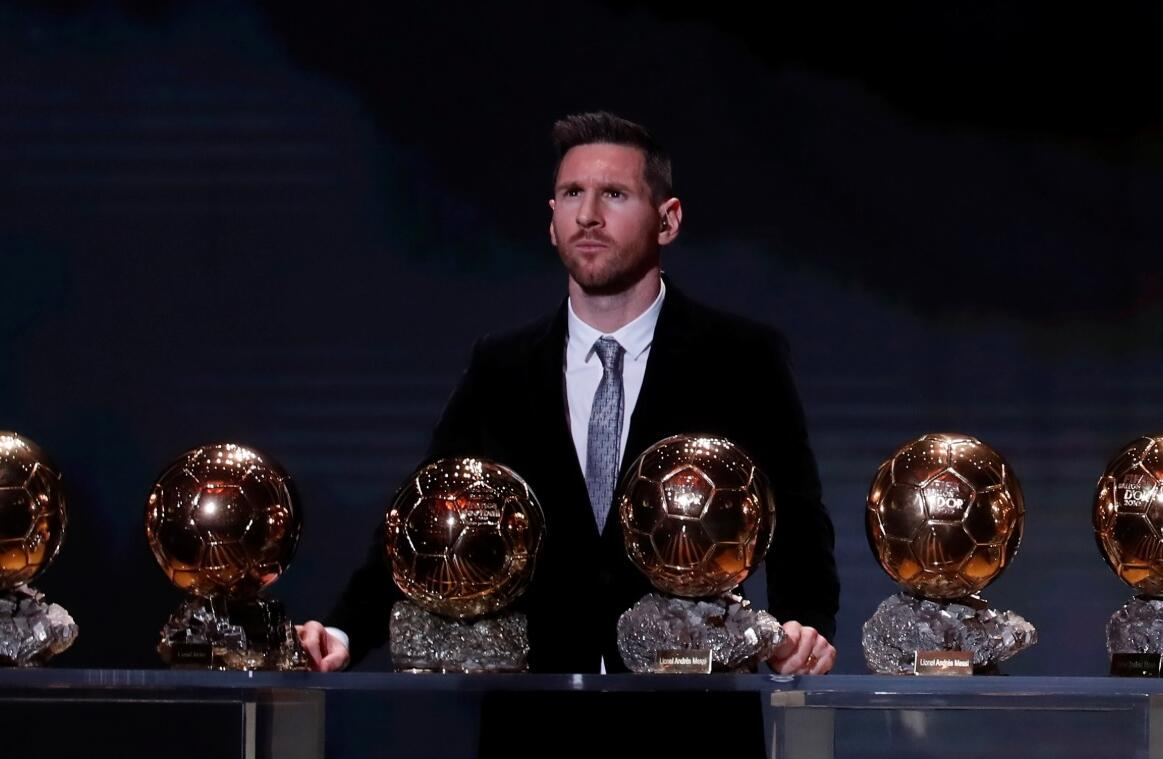
#> input picture model/dataset/lionel_messi/5de5fed30f25441e5823254c.jpg, 1163 x 759 px
$ jupyter execute --allow-errors sports_celebrity_classification.ipynb   (shell and % lines are left out)
#> lines starting #> are read from the running program, lines starting #| are printed output that depends on the picture; after the words box and inside, x2 and y2 are one past the last pixel; in counts of white or black regions, pixels touching at a corner belong together
<h2 style='color:blue' align='center'>Sports Celebrity Image Classification<h2>

Special thanks to Debjyoti Paul (My data scientist friend at Amazon) for help with this project

[cell 1]
import numpy as np
import cv2
import matplotlib
from matplotlib import pyplot as plt

#### When we look at any image, most of the time we identify a person using a face. An image might contain multiple faces, also the face can be obstructed and not clear. The first step in our pre-processing pipeline is to detect faces from an image. Once face is detected, we will detect eyes, if two eyes are detected then only we keep that image otherwise discard it.</h4>

<h3 style='color:purple'>(1) Preprocessing: Detect face and eyes</h3>

#### Now how do you detect face and eyes?

We will use haar cascade from opencv for this. Here is an article on this: https://opencv-python-tutroals.readthedocs.io/en/latest/py_tutorials/py_objdetect/py_face_detection/py_face_detection.html?highlight=haar

[cell 2]
img = cv2.imread('dataset/lionel_messi/5de5fed30f25441e5823254c.jpg')
#> img is the input picture: shape (759, 1163, 3); mean B, G, R 29, 22.3, 26.5
gray = cv2.cvtColor(img , cv2.COLOR_RGB2GRAY)
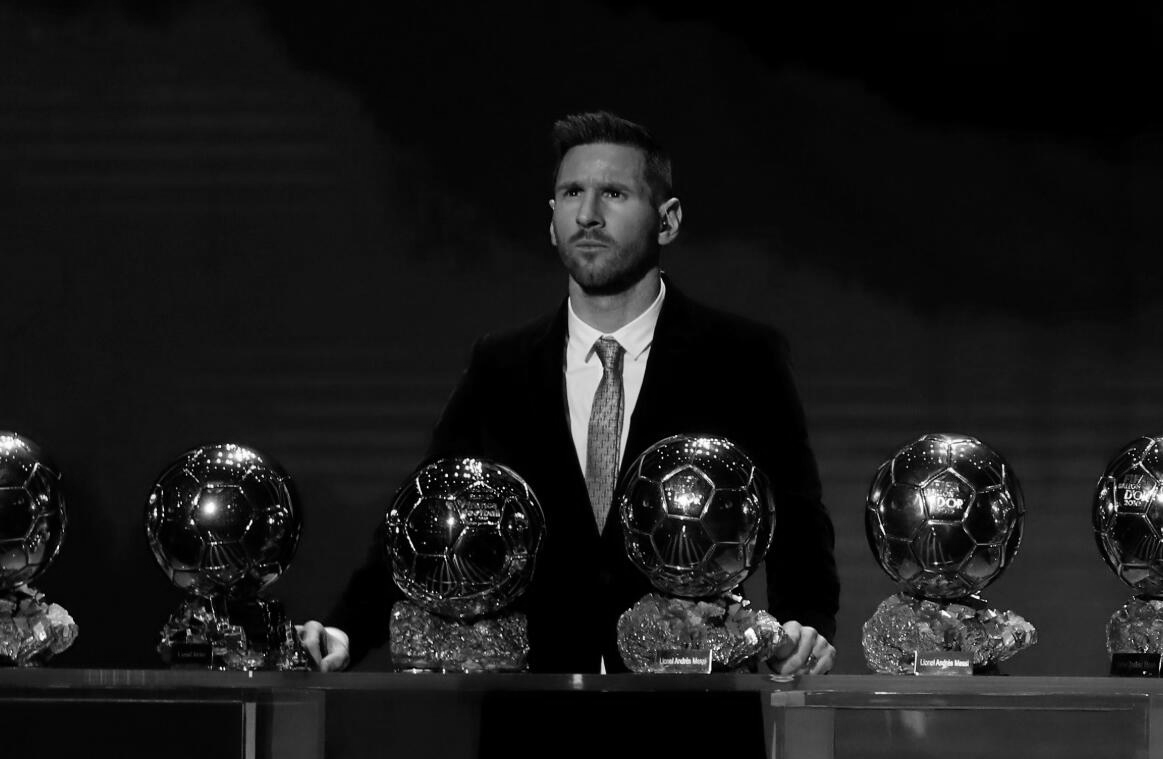
#> gray: shape (759, 1163); min 0, max 255, mean 24.9
plt.imshow(gray)

[cell 3]
plt.imshow(img)

[cell 4]
gray = cv2.cvtColor(img, cv2.COLOR_BGR2GRAY)
gray.shape
#> Out = (759, 1163)

[cell 5]
gray

[cell 6]
plt.imshow(gray, cmap='gray')

[cell 7]
face_cascade = cv2.CascadeClassifier('haarcascades/haarcascade_frontalface_default.xml')
eye_cascade = cv2.CascadeClassifier('haarcascades/haarcascade_eye.xml')

faces = face_cascade.detectMultiScale(gray, 1.3, 5)
#> faces = [[532, 147, 120, 120]]
faces
#> Out = [[532, 147, 120, 120]]

[cell 8]
(x,y,w,h) = faces[0]
#> x = 532; y = 147; w = 120; h = 120
x,y,w,h
#> Out = (532, 147, 120, 120)

[cell 9]
face_img = cv2.rectangle(img,(x,y),(x+w,y+h),(255,0,0),2)
plt.imshow(face_img)

[cell 10]
cv2.destroyAllWindows()
for (x,y,w,h) in faces:
    face_img = cv2.rectangle(img,(x,y),(x+w,y+h),(255,0,0),2)
    roi_gray = gray[y:y+h, x:x+w]
    roi_color = face_img[y:y+h, x:x+w]
    eyes = eye_cascade.detectMultiScale(roi_gray)
    for (ex,ey,ew,eh) in eyes:
        cv2.rectangle(roi_color,(ex,ey),(ex+ew,ey+eh),(0,255,0),2)
#> this loop made 1 pass
#> (x, y, w, h, eyes) on pass 1: (532, 147, 120, 120, [[27, 33, 26, 26], [66, 33, 28, 28]])
#> pass 1, `roi_gray = gray[y:y+h, x:x+w]`:
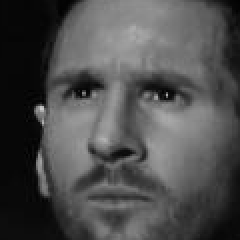
#> roi_gray: shape (120, 120) (shown 2 times larger); min 0, max 202, mean 77.3
#> pass 1, `roi_color = face_img[y:y+h, x:x+w]`:
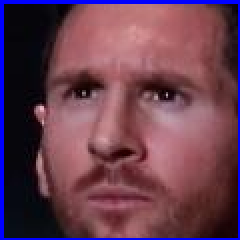
#> roi_color: shape (120, 120, 3) (shown 2 times larger); mean B, G, R 80, 62.4, 104.1
#> after the loop:
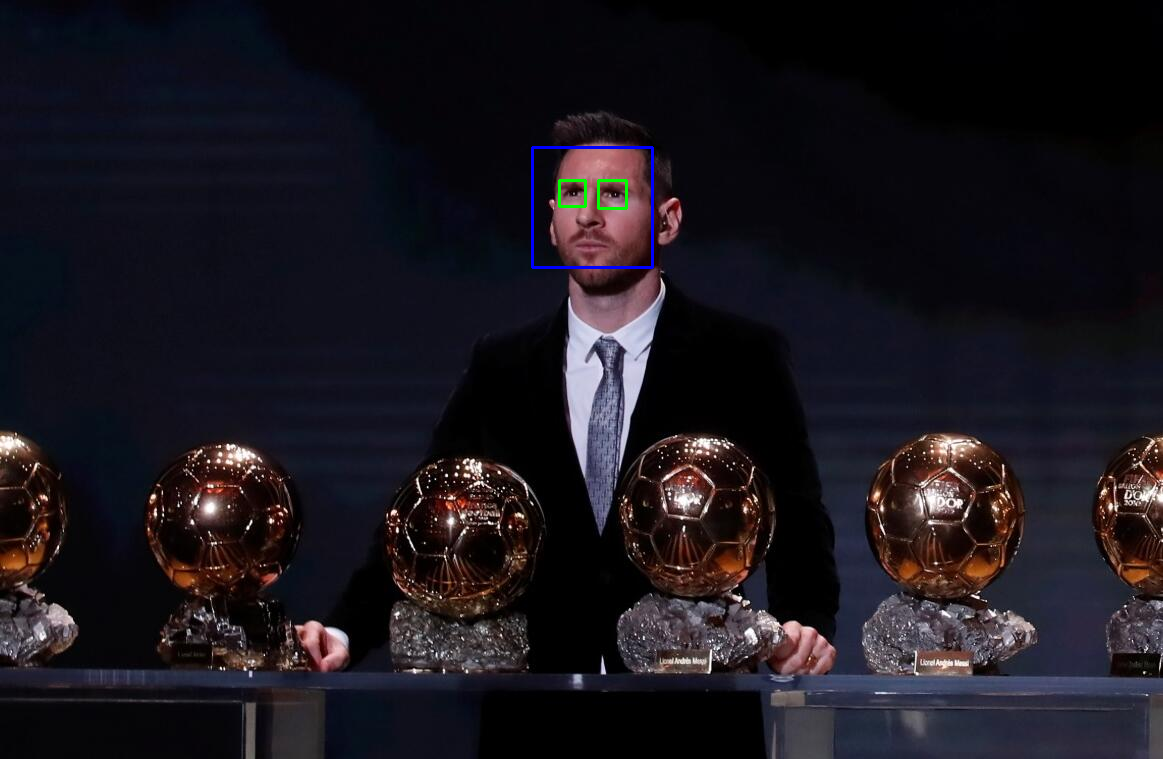
#> img: shape (759, 1163, 3); mean B, G, R 29.3, 22.4, 26.4
#> after the loop:
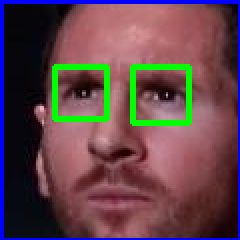
#> roi_color: shape (120, 120, 3) (shown 2 times larger); 4.44% of pixels changed, all inside (x1, y1, x2, y2) = (26, 32, 96, 63)


plt.figure()
plt.imshow(face_img, cmap='gray')
plt.show()

<h3 style='color:purple'>(2) Preprocessing: Crop the facial region of the image</h3>

[cell 11]
plt.imshow(roi_color, cmap='gray')

[cell 12]
cropped_img = np.array(roi_color)
cropped_img.shape
#> Out = (120, 120, 3)

<h3 style='color:purple'>(3) Preprocessing: Use wavelet transform as a feature for traning our model</h3>

#### In wavelet transformed image, you can see edges clearly and that can give us clues on various facial features such as eyes, nose, lips etc

### Wavelet transform

[cell 13]
import numpy as np
import pywt
import cv2

def w2d(img, mode='haar', level=1):
#> called with mode = 'db1', level = 5
    imArray = img
    #Datatype conversions
    #convert to grayscale
    imArray = cv2.cvtColor( imArray,cv2.COLOR_RGB2GRAY )
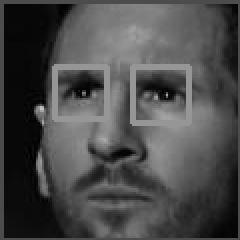
#> imArray: shape (120, 120) (shown 2 times larger); min 0, max 195, mean 74.4
    #convert to float
    imArray =  np.float32(imArray)
    imArray /= 255;
    # compute coefficients
    coeffs=pywt.wavedec2(imArray, mode, level=level)
#> coeffs = 6 items

    #Process Coefficients
    coeffs_H=list(coeffs)
#> coeffs_H = 6 items
    coeffs_H[0] *= 0;

    # reconstruction
    imArray_H=pywt.waverec2(coeffs_H, mode);
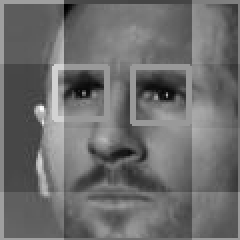
#> imArray_H: shape (120, 120) float32 (shown 2 times larger); min -0.433, max 0.586, mean 0.00434; drawn with min black and max white
    imArray_H *= 255;
    imArray_H =  np.uint8(imArray_H)
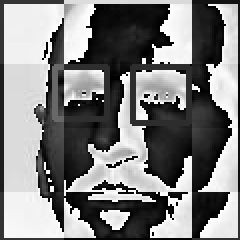
#> imArray_H: shape (120, 120) (shown 2 times larger); min 0, max 255, mean 127.9

    return imArray_H

[cell 14]
im_har = w2d(cropped_img,'db1',5)
plt.imshow(im_har, cmap='gray')

#### You can see above a wavelet transformed image that gives clues on facial features such as eyes, nose, lips etc. This along with raw pixel image can be used as an input for our classifier

<h3 style='color:purple'>(3) Preprocessing: Load image, detect face. If eyes >=2, then save and crop the face region</h3>

####  Lets write a python function that can take input image and returns cropped image (if face and eyes >=2 are detected)

[cell 15]
# original_image = cv2.imread('./UI/test_images/sharapova1.jpg')
# plt.imshow(original_image)

[cell 16]
# cropped_image = get_cropped_image_if_2_eyes('./test_images/sharapova1.jpg')
# plt.imshow(cropped_image)

**In below image face is not very clear and it doesn't have two eyes clearly visible**

[cell 17]
# org_image_obstructed = cv2.imread('./test_images/sharapova2.jpg')
# plt.imshow(org_image_obstructed)

#> (a cell that did not finish here is left out)

[cell 19]
def get_cropped_image_if_2_eyes(image_path):

    try :
        img = cv2.imread(image_path)
        gray = cv2.cvtColor(img, cv2.COLOR_BGR2GRAY)
        faces = face_cascade.detectMultiScale(gray, 1.3, 5)
        for (x,y,w,h) in faces:
            roi_gray = gray[y:y+h, x:x+w]
            roi_color = img[y:y+h, x:x+w]
            eyes = eye_cascade.detectMultiScale(roi_gray)
            if len(eyes) >= 2:
                # print("Cropping" , image_path)
                return roi_color
    except:
        return None

**Above cropped_image_no_2_eyes is None which means we should ignore this image and we will not use such image for model training**

[cell 20]
path_to_data = "dataset/"
path_to_cr_data = "dataset/cropped/"

[cell 21]
import os
img_dirs = []
for entry in os.scandir(path_to_data):
    if entry.is_dir():
        img_dirs.append(entry.path)

[cell 22]
img_dirs

**Go through all images in dataset folder and create cropped images for them. There will be cropped folder inside dataset folder after you run this code**

[cell 23]
import shutil
if os.path.exists(path_to_cr_data):
     shutil.rmtree(path_to_cr_data)
os.mkdir(path_to_cr_data)

#> (a cell that did not finish here is left out)

[cell 25]
cropped_image_dirs = []
celebrity_file_names_dict = {}
redunt_extensions = ['jfif','jpeg','webp','ipynb_checkpoints']
excess =[]
for img_dir in img_dirs:
    count = 1
    celebrity_name = img_dir.split('/')[-1]
    celebrity_file_names_dict[celebrity_name] = []
    for entry in os.scandir(img_dir):
        if entry.path.split('.')[-1] not in redunt_extensions :
            roi_color = get_cropped_image_if_2_eyes(entry.path)
            if roi_color is not None:
                cropped_folder = path_to_cr_data + celebrity_name
                if not os.path.exists(cropped_folder):
                    os.makedirs(cropped_folder)
                    cropped_image_dirs.append(cropped_folder)
                    print("Generating cropped images in folder: ",cropped_folder)
                cropped_file_name = celebrity_name + str(count) + ".png"
                cropped_file_path = cropped_folder + "/" + cropped_file_name
                cv2.imwrite(cropped_file_path, roi_color)
                celebrity_file_names_dict[celebrity_name].append(cropped_file_path)
            count += 1

### Now you should have cropped folder under datasets folder that contains cropped images

### Manually examine cropped folder and delete any unwanted images

[cell 26]
celebrity_file_names_dict

[cell 27]
# celebrity_file_names_dict = {}
for img_dir in cropped_image_dirs:
    celebrity_name = img_dir.split('/')[-1]
    file_list = []
    for entry in os.scandir(img_dir):
        file_list.append(entry.path)
    celebrity_file_names_dict[celebrity_name] = file_list
celebrity_file_names_dict

[cell 28]
# [5 lines of commented-out code are left out]

import json
#> (the rest of this cell did not finish here and is left out)

### Images in cropped folder can be used for model training. We will use these raw images along with wavelet transformed images to train our classifier. Let's prepare X and y now

[cell 29]
X, y = [], []
#> (the rest of this cell did not finish here and is left out)

[cell 30]
len(X[0])
#> Out = 4096

[cell 31]
32*32*3 + 32*32

[cell 32]
X[0]
#> Out = 4096 values, max 255 at index 4034, min 0 at index 1968, mean 93.44

#> (a cell that did not finish here is left out)

[cell 34]
X = np.array(X).reshape(len(X),4096).astype(float)
X.shape
#> Out = (1, 4096)
